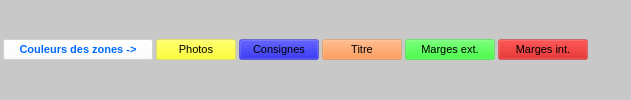
            <widget class="QWidget" name="tabPreview">
             <attribute name="title">
              <string>APERCU PAGE</string>
             </attribute>
             <layout class="QVBoxLayout" name="vlPreview">
              <property name="leftMargin">
               <number>0</number>
              </property>
              <property name="topMargin">
               <number>0</number>
              </property>
              <property name="rightMargin">
               <number>0</number>
              </property>
              <property name="bottomMargin">
               <number>0</number>
              </property>
              <item>
               <widget class="QWidget" name="wPreview" native="true">
                <property name="styleSheet">
                 <string notr="true">
QWidget
{
     background-color:  rgb(200,200,200);
}</string>
                </property>
                <layout class="QHBoxLayout" name="horizontalLayout_10">
                 <property name="spacing">
                  <number>0</number>
                 </property>
                 <property name="leftMargin">
                  <number>0</number>
                 </property>
                 <property name="topMargin">
                  <number>0</number>
                 </property>
                 <property name="rightMargin">
                  <number>0</number>
                 </property>
                 <property name="bottomMargin">
                  <number>0</number>
                 </property>
                 <item>
                  <layout class="QVBoxLayout" name="vlImagePreview">
                   <property name="spacing">
                    <number>3</number>
                   </property>
                   <property name="leftMargin">
                    <number>3</number>
                   </property>
                   <property name="topMargin">
                    <number>3</number>
                   </property>
                   <property name="rightMargin">
                    <number>3</number>
                   </property>
                   <property name="bottomMargin">
                    <number>3</number>
                   </property>
                   <item>
                    <layout class="QHBoxLayout" name="hlLegend">
                     <item>
                      <widget class="QPushButton" name="pbZonesColors">
                       <property name="enabled">
                        <bool>false</bool>
                       </property>
                       <property name="minimumSize">
                        <size>
                         <width>150</width>
                         <height>0</height>
                        </size>
                       </property>
                       <property name="maximumSize">
                        <size>
                         <width>16777215</width>
                         <height>16777215</height>
                        </size>
                       </property>
                       <property name="styleSheet">
                        <string notr="true">QPushButton {
  

 background-color: white;
	color : rgb(0,106,255);
	font-style: normal;
	font-size: 8pt;
	font-weight: bold;



 }
 
</string>
                       </property>
                       <property name="text">
                        <string>Couleurs des zones -&gt;</string>
                       </property>
                      </widget>
                     </item>
                     <item>
                      <widget class="QPushButton" name="pbPhotosLegend">
                       <property name="enabled">
                        <bool>false</bool>
                       </property>
                       <property name="minimumSize">
                        <size>
                         <width>40</width>
                         <height>0</height>
                        </size>
                       </property>
                       <property name="maximumSize">
                        <size>
                         <width>16777215</width>
                         <height>16777215</height>
                        </size>
                       </property>
                       <property name="styleSheet">
                        <string notr="true">QPushButton {
  

 background-color: rgba(255,255,0,76);
	color : rgb(0,0,0);
	font-style: normal;
	font-size: 8pt;
 }
 
</string>
                       </property>
                       <property name="text">
                        <string>Photos</string>
                       </property>
                      </widget>
                     </item>
                     <item>
                      <widget class="QPushButton" name="pbConsignsLegend">
                       <property name="enabled">
                        <bool>false</bool>
                       </property>
                       <property name="minimumSize">
                        <size>
                         <width>60</width>
                         <height>0</height>
                        </size>
                       </property>
                       <property name="maximumSize">
                        <size>
                         <width>16777215</width>
                         <height>16777215</height>
                        </size>
                       </property>
                       <property name="styleSheet">
                        <string notr="true">QPushButton {
  

 background-color: rgba(0,0,200,76);
	color : rgb(0,0,0);
	font-style: normal;
	font-size: 8pt;
 }
 
</string>
                       </property>
                       <property name="text">
                        <string>Consignes</string>
                       </property>
                      </widget>
                     </item>
                     <item>
                      <widget class="QPushButton" name="pbTitleLegend">
                       <property name="enabled">
                        <bool>false</bool>
                       </property>
                       <property name="minimumSize">
                        <size>
                         <width>35</width>
                         <height>0</height>
                        </size>
                       </property>
                       <property name="maximumSize">
                        <size>
                         <width>16777215</width>
                         <height>16777215</height>
                        </size>
                       </property>
                       <property name="styleSheet">
                        <string notr="true">QPushButton {
  

 background-color: rgba(255,127,39,76);
	color : rgb(0,0,0);
	font-style: normal;
	font-size: 8pt;
 }
 
</string>
                       </property>
                       <property name="text">
                        <string>Titre</string>
                       </property>
                      </widget>
                     </item>
                     <item>
                      <widget class="QPushButton" name="pbExternMarginsLegend">
                       <property name="enabled">
                        <bool>false</bool>
                       </property>
                       <property name="minimumSize">
                        <size>
                         <width>90</width>
                         <height>0</height>
                        </size>
                       </property>
                       <property name="maximumSize">
                        <size>
                         <width>16777215</width>
                         <height>16777215</height>
                        </size>
                       </property>
                       <property name="styleSheet">
                        <string notr="true">QPushButton {
  

 background-color: rgba(0,255,0,76);
	color : rgb(0,0,0);
	font-style: normal;
	font-size: 8pt;
 }
 
</string>
                       </property>
                       <property name="text">
                        <string>Marges ext.</string>
                       </property>
                      </widget>
                     </item>
                     <item>
                      <widget class="QPushButton" name="pbInternMarginsLegend">
                       <property name="enabled">
                        <bool>false</bool>
                       </property>
                       <property name="minimumSize">
                        <size>
                         <width>90</width>
                         <height>0</height>
                        </size>
                       </property>
                       <property name="maximumSize">
                        <size>
                         <width>16777215</width>
                         <height>16777215</height>
                        </size>
                       </property>
                       <property name="styleSheet">
                        <string notr="true">QPushButton {
  

 background-color: rgba(200,0,0,76);
	color : rgb(0,0,0);
	font-style: normal;
	font-size: 8pt;
 }
 
</string>
                       </property>
                       <property name="text">
                        <string>Marges int.</string>
                       </property>
                      </widget>
                     </item>
                     <item>
                      <spacer name="hSpacerLegend">
                       <property name="orientation">
                        <enum>Qt::Horizontal</enum>
                       </property>
                       <property name="sizeHint" stdset="0">
                        <size>
                         <width>40</width>
                         <height>20</height>
                        </size>
                       </property>
                      </spacer>
                     </item>
                    </layout>
                   </item>
                  </layout>
                 </item>
                </layout>
               </widget>
              </item>
             </layout>
            </widget>
